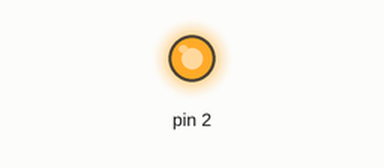
Recording of a sketch running on a simulated Arduino Uno, built with avr-gcc and run on an emulated ATmega328P. Shown: output pins drawn as LEDs (lit = HIGH). What the sketch prints to the serial monitor is not drawn.

Above: at 0.1 s.
Timing chart, 0 to 1.6 s (numbered marks = the images above):
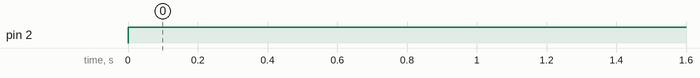

Measured:
- by itself, pin 2: LOW → HIGH at 0.00 s

The sketch:

UART_arduino.ino
```cpp
void setup() {
  // put your setup code here, to run once:
  Serial.begin(9600);
  pinMode(2,OUTPUT);

}

void loop() {
  // put your main code here, to run repeatedly:
  Serial.print("This is working");
  digitalWrite(2, HIGH);
  delay(1000);

}
```
